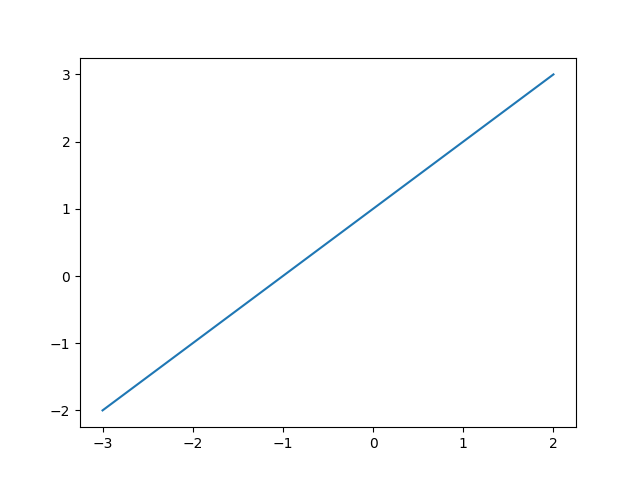

Write Python code to recreate this figure.
import matplotlib.pyplot as plot

def f(x):
    return x + 1

def draw():
    xs = list(range(-3, 3))
    ys = []
    for x in xs:
        ys.append(f(x))
    plot.plot(xs, ys)
    plot.show()

if __name__ == "__main__":
    draw()
